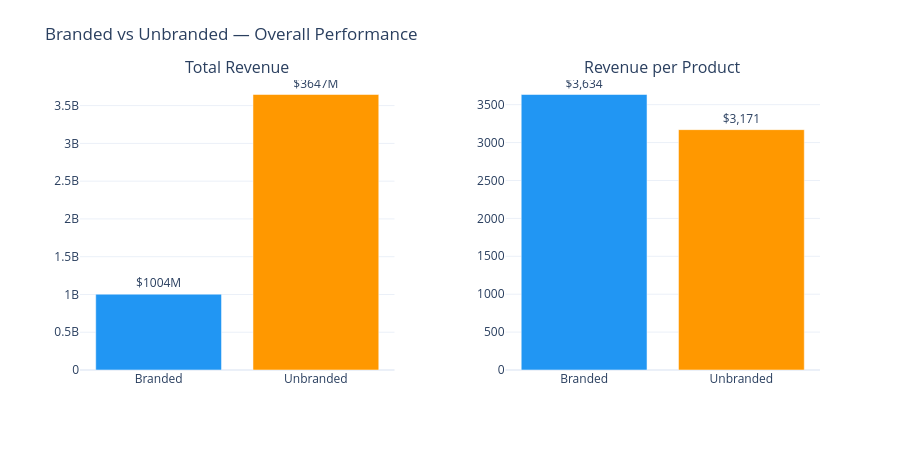

The cell this chart's notebook holds for it:
### Markdown cell above
### 3.1 — Branded vs Unbranded: Overall

### Code cell
brand_totals = (
    df_brand.groupby(BRAND_STATUS_COL)
    .agg(
        total_rev=(BRAND_REVENUE, 'sum'),
        total_products=(BRAND_PRODUCTS, 'sum')
    )
    .reset_index()
)
brand_totals['rev_per_product'] = brand_totals['total_rev'] / brand_totals['total_products'].replace(0, np.nan)

fig = make_subplots(
    rows=1, cols=2,
    subplot_titles=['Total Revenue', 'Revenue per Product'],
    horizontal_spacing=0.15
)

fig.add_trace(go.Bar(
    x=brand_totals[BRAND_STATUS_COL], y=brand_totals['total_rev'],
    marker_color=['#2196F3', '#FF9800'][:len(brand_totals)],
    text=[f'${v/1e6:.0f}M' for v in brand_totals['total_rev']],
    textposition='outside', showlegend=False
), row=1, col=1)

fig.add_trace(go.Bar(
    x=brand_totals[BRAND_STATUS_COL], y=brand_totals['rev_per_product'],
    marker_color=['#2196F3', '#FF9800'][:len(brand_totals)],
    text=[f'${v:,.0f}' for v in brand_totals['rev_per_product']],
    textposition='outside', showlegend=False
), row=1, col=2)

fig.update_layout(
    title='Branded vs Unbranded — Overall Performance',
    template=TEMPLATE, height=450,
    margin=dict(t=80)
)
save_chart(fig, '01_branded_vs_unbranded_overall')
fig.show()

### Figure 1 — Plotly figure (JSON) as saved in the notebook; plotly's stock layout.template omitted (floating-point values rounded to 4 significant figures)
{"data": [{"marker": {"color": ["#2196F3", "#FF9800"]}, "showlegend": false, "text": ["$1004M", "$3647M"], "textposition": "outside", "type": "bar", "x": ["Branded", "Unbranded"], "xaxis": "x", "y": [1004000000.0, 3647000000.0], "yaxis": "y"}, {"marker": {"color": ["#2196F3", "#FF9800"]}, "showlegend": false, "text": ["$3,634", "$3,171"], "textposition": "outside", "type": "bar", "x": ["Branded", "Unbranded"], "xaxis": "x2", "y": [3634.0, 3171.0], "yaxis": "y2"}], "layout": {"annotations": [{"font": {"size": 16}, "showarrow": false, "text": "Total Revenue", "x": 0.2125, "xanchor": "center", "xref": "paper", "y": 1, "yanchor": "bottom", "yref": "paper"}, {"font": {"size": 16}, "showarrow": false, "text": "Revenue per Product", "x": 0.7875, "xanchor": "center", "xref": "paper", "y": 1, "yanchor": "bottom", "yref": "paper"}], "height": 450, "margin": {"t": 80}, "title": {"text": "Branded vs Unbranded — Overall Performance"}, "xaxis": {"anchor": "y", "domain": [0, 0.425]}, "xaxis2": {"anchor": "y2", "domain": [0.575, 1]}, "yaxis": {"anchor": "x", "domain": [0, 1]}, "yaxis2": {"anchor": "x2", "domain": [0, 1]}}}
